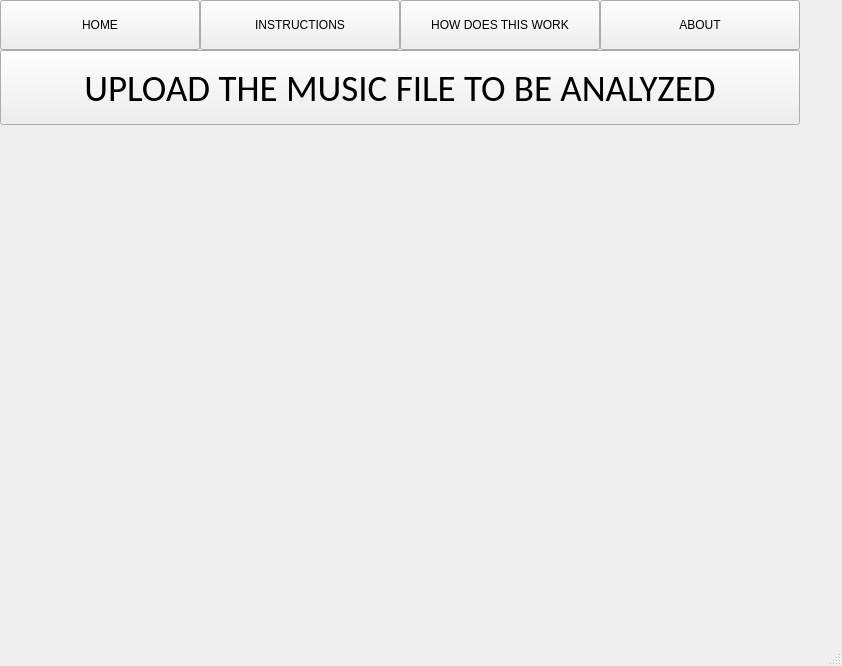
<?xml version="1.0" encoding="UTF-8"?>
<ui version="4.0">
 <class>Home</class>
 <widget class="QMainWindow" name="Home">
  <property name="geometry">
   <rect>
    <x>0</x>
    <y>0</y>
    <width>842</width>
    <height>666</height>
   </rect>
  </property>
  <property name="windowTitle">
   <string>MainWindow</string>
  </property>
  <widget class="QWidget" name="centralwidget">
   <widget class="QPushButton" name="bHome">
    <property name="geometry">
     <rect>
      <x>0</x>
      <y>0</y>
      <width>200</width>
      <height>50</height>
     </rect>
    </property>
    <property name="text">
     <string>HOME</string>
    </property>
   </widget>
   <widget class="QPushButton" name="bInstructions">
    <property name="geometry">
     <rect>
      <x>200</x>
      <y>0</y>
      <width>200</width>
      <height>50</height>
     </rect>
    </property>
    <property name="text">
     <string>INSTRUCTIONS</string>
    </property>
   </widget>
   <widget class="QPushButton" name="bHow">
    <property name="geometry">
     <rect>
      <x>400</x>
      <y>0</y>
      <width>200</width>
      <height>50</height>
     </rect>
    </property>
    <property name="text">
     <string>HOW DOES THIS WORK</string>
    </property>
   </widget>
   <widget class="QPushButton" name="bAbout">
    <property name="geometry">
     <rect>
      <x>600</x>
      <y>0</y>
      <width>200</width>
      <height>50</height>
     </rect>
    </property>
    <property name="text">
     <string>ABOUT</string>
    </property>
   </widget>
   <widget class="QLabel" name="outputBox">
    <property name="geometry">
     <rect>
      <x>0</x>
      <y>300</y>
      <width>800</width>
      <height>270</height>
     </rect>
    </property>
    <property name="font">
     <font>
      <pointsize>14</pointsize>
     </font>
    </property>
    <property name="text">
     <string/>
    </property>
   </widget>
   <widget class="QPushButton" name="bUpload">
    <property name="geometry">
     <rect>
      <x>0</x>
      <y>50</y>
      <width>800</width>
      <height>75</height>
     </rect>
    </property>
    <property name="font">
     <font>
      <family>Calibri</family>
      <pointsize>28</pointsize>
      <weight>50</weight>
      <bold>false</bold>
     </font>
    </property>
    <property name="text">
     <string>UPLOAD THE MUSIC FILE TO BE ANALYZED</string>
    </property>
   </widget>
   <widget class="QLabel" name="loadingLabel">
    <property name="geometry">
     <rect>
      <x>0</x>
      <y>125</y>
      <width>301</width>
      <height>25</height>
     </rect>
    </property>
    <property name="font">
     <font>
      <pointsize>11</pointsize>
     </font>
    </property>
    <property name="text">
     <string/>
    </property>
   </widget>
   <widget class="QWidget" name="widget" native="true">
    <property name="geometry">
     <rect>
      <x>310</x>
      <y>130</y>
      <width>491</width>
      <height>161</height>
     </rect>
    </property>
   </widget>
  </widget>
  <widget class="QMenuBar" name="menubar">
   <property name="geometry">
    <rect>
     <x>0</x>
     <y>0</y>
     <width>842</width>
     <height>21</height>
    </rect>
   </property>
  </widget>
  <widget class="QStatusBar" name="statusbar"/>
 </widget>
 <resources/>
 <connections/>
</ui>
